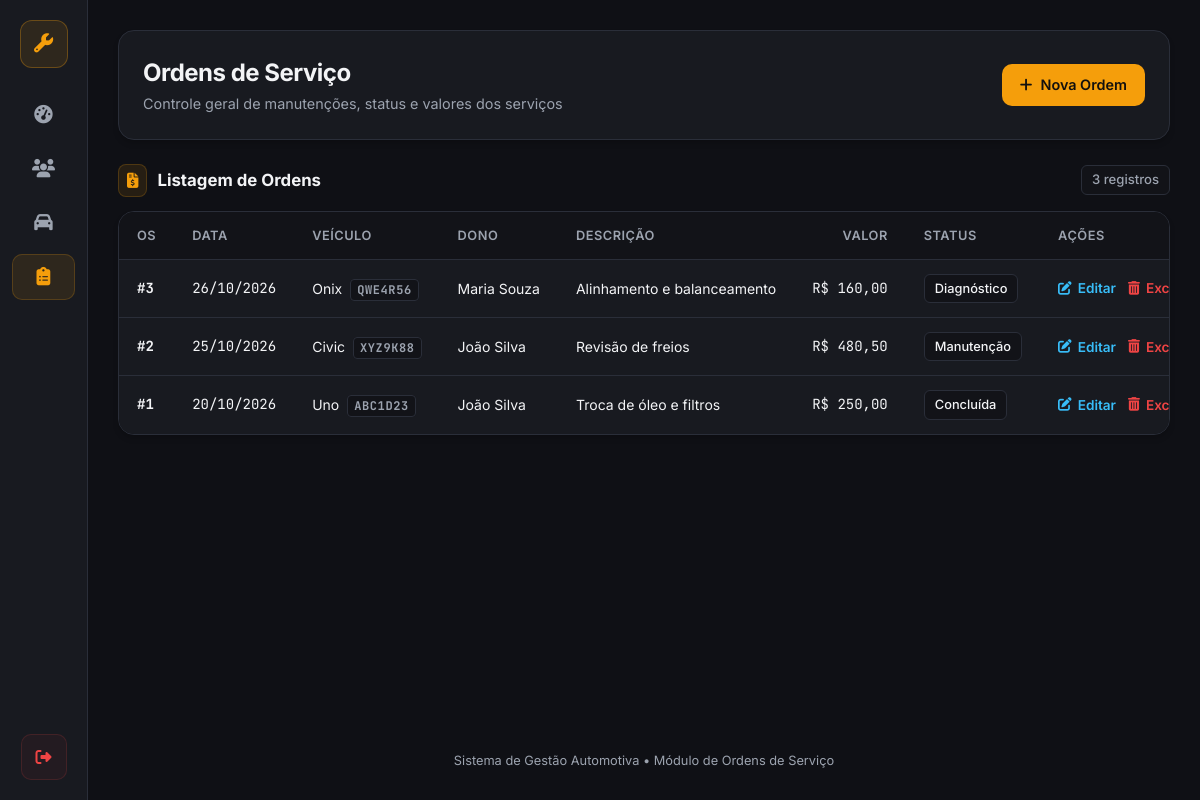
Page /ordens/listar.php (signed in) on the committed database.
### tables this page shows
CREATE TABLE IF NOT EXISTS ordens_servico (
    id INT AUTO_INCREMENT PRIMARY KEY,
    veiculo_id INT NOT NULL,
    descricao VARCHAR(255) NOT NULL,
    valor DECIMAL(10,2) NOT NULL,
    status VARCHAR(20) NOT NULL DEFAULT 'Diagnóstico',
    data_entrada DATE NOT NULL,
    FOREIGN KEY (veiculo_id) REFERENCES veiculos(id)
);

CREATE TABLE IF NOT EXISTS veiculos (
    id INT AUTO_INCREMENT PRIMARY KEY,
    cliente_id INT NOT NULL,
    placa VARCHAR(10) NOT NULL UNIQUE,
    marca VARCHAR(50) NOT NULL,
    modelo VARCHAR(50) NOT NULL,
    ano INT,
    FOREIGN KEY (cliente_id) REFERENCES clientes(id)
);

CREATE TABLE IF NOT EXISTS clientes (
    id INT AUTO_INCREMENT PRIMARY KEY,
    nome VARCHAR(100) NOT NULL,
    telefone VARCHAR(20) NOT NULL,
    email VARCHAR(100)
);

### ordens/listar.php (the view, shortened to what this page needs)
<?php
require_once "../conexao.php";
$sql = "SELECT o.id, o.descricao, o.valor, o.status, o.data_entrada,
               v.placa, v.modelo, c.nome AS dono
        FROM ordens_servico o
        JOIN veiculos v ON o.veiculo_id = v.id
        JOIN clientes c ON v.cliente_id = c.id
        ORDER BY o.data_entrada DESC, o.id DESC";
$ordens = $pdo->query($sql)->fetchAll(PDO::FETCH_ASSOC);
$totalOrdens = count($ordens);
?>
<!DOCTYPE html>
<html lang="pt-br">
<head>
    <link rel="stylesheet" href="https://cdnjs.cloudflare.com/ajax/libs/font-awesome/6.5.1/css/all.min.css">
</head>
<body>
<div class="app">
    <aside class="rail">
        <a href="../index.php" class="rail-logo" title="Oficina Mecânica" aria-label="Oficina Mecânica"><i class="fa-solid fa-wrench"></i></a>
        <nav class="rail-nav" aria-label="Navegação principal">
            <a href="../index.php" title="Painel" aria-label="Painel"><i class="fa-solid fa-gauge-high"></i></a>
            <a href="../clientes/listar.php" title="Clientes" aria-label="Clientes"><i class="fa-solid fa-users"></i></a>
            <a href="../veiculos/listar.php" title="Veículos" aria-label="Veículos"><i class="fa-solid fa-car"></i></a>
            <a href="listar.php" class="active" title="Ordens de Serviço" aria-label="Ordens de Serviço" aria-current="page"><i class="fa-solid fa-clipboard-list"></i></a>
        </nav>
        <a href="../logout.php" class="rail-out" title="Sair do Sistema" aria-label="Sair"><i class="fa-solid fa-right-from-bracket"></i></a>
    </aside>
    <main class="main">
        <div class="head">
            <div>
                <h1>Ordens de Serviço</h1>
                <p>Controle geral de manutenções, status e valores dos serviços</p>
            </div>
            <a href="cadastrar.php" class="btn-primary">
                <i class="fa-solid fa-plus"></i> Nova Ordem
            </a>
        </div>
        <section>
            <div class="sec-title">
                <i class="fa-solid fa-file-invoice-dollar"></i> Listagem de Ordens
                <span class="aux"><?= $totalOrdens ?> registros</span>
            </div>
            <div class="box tbl-wrap">
                <table>
                    <thead>
                        <tr>
                            <th>OS</th>
                            <th>Data</th>
                            <th>Veículo</th>
                            <th>Dono</th>
                            <th>Descrição</th>
                            <th class="num">Valor</th>
                            <th>Status</th>
                            <th>Ações</th>
                        </tr>
                    </thead>
                    <tbody>
                        <?php if (empty($ordens)): ?>
                            <tr><td colspan="8" class="vazio">Nenhuma ordem de serviço registrada no momento.</td></tr>
                        <?php else: ?>
                            <?php foreach ($ordens as $o): ?>
                                <tr>
                                    <td class="mono"><b>#<?= (int)$o['id'] ?></b></td>
                                    <td class="mono"><?= date("d/m/Y", strtotime($o['data_entrada'])) ?></td>
                                    <td>
                                        <?= htmlspecialchars($o['modelo']) ?>
                                        <span class="plate"><?= htmlspecialchars($o['placa']) ?></span>
                                    </td>
                                    <td><?= htmlspecialchars($o['dono']) ?></td>
                                    <td><?= htmlspecialchars($o['descricao']) ?></td>
                                    <td class="num mono">R$ <?= number_format($o['valor'], 2, ',', '.') ?></td>
                                    <td><span class="st"><?= htmlspecialchars($o['status']) ?></span></td>
                                    <td>
                                        <div class="actions-cell">
                                            <a href="editar.php?id=<?= $o['id'] ?>" class="action-link action-edit" title="Editar OS">
                                                <i class="fa-solid fa-pen-to-square"></i> Editar
                                            </a>
                                            <a href="excluir.php?id=<?= $o['id'] ?>" class="action-link action-delete" onclick="return confirm('Tem certeza que deseja excluir esta ordem?')" title="Excluir OS">
                                                <i class="fa-solid fa-trash-can"></i> Excluir
                                            </a>
                                        </div>
                                    </td>
                                </tr>
                            <?php endforeach; ?>
                        <?php endif; ?>
                    </tbody>
                </table>
            </div>
        </section>
        <div class="foot">Sistema de Gestão Automotiva &bull; Módulo de Ordens de Serviço</div>
    </main>
</div>
</body>
</html>

### ordens/listar.php (style rules this page uses)
:root { --canvas: #0f1015; --card: #181a20; --text: #f3f4f6; --muted: #9ca3af; --accent: #f59e0b; --accent-hover: #d97706; --cyan: #38bdf8; --red: #ef4444; --green: #10b981; --line: #2a2e39; --mono: 'JetBrains Mono', monospace; --sans: 'Inter', sans-serif; }
* { box-sizing: border-box; margin: 0; padding: 0; }
body { font-family: var(--sans); background: var(--canvas); color: var(--text); line-height: 1.5; }
a { color: inherit; text-decoration: none; }
.mono { font-family: var(--mono); }
.app { display: grid; grid-template-columns: 88px minmax(0, 1fr); min-height: 100vh; }
.rail { position: sticky; top: 0; height: 100vh; display: flex; flex-direction: column; align-items: center; gap: 16px; padding: 20px 0; background: var(--card); border-right: 1px solid var(--line); z-index: 10; }
.rail-logo { width: 48px; height: 48px; display: grid; place-items: center; background: rgba(245, 158, 11, 0.1); border: 1px solid rgba(245, 158, 11, 0.3); border-radius: 12px; color: var(--accent); font-size: 1.2rem; margin-bottom: 8px; transition: transform 0.2s; }
.rail-nav { display: flex; flex-direction: column; gap: 8px; width: 100%; padding: 0 12px; }
.rail-nav a { position: relative; height: 46px; display: flex; align-items: center; justify-content: center; color: var(--muted); font-size: 1.15rem; border-radius: 10px; transition: all 0.2s ease; }
.rail-nav a.active { color: var(--accent); background: rgba(245, 158, 11, 0.1); border: 1px solid rgba(245, 158, 11, 0.2); }
.rail-out { margin-top: auto; width: 46px; height: 46px; display: grid; place-items: center; color: var(--red); background: rgba(239, 68, 68, 0.05); border: 1px solid rgba(239, 68, 68, 0.15); border-radius: 10px; transition: all 0.2s; }
.main { padding: 30px; min-width: 0; display: flex; flex-direction: column; gap: 24px; }
.head { display: flex; align-items: center; justify-content: space-between; gap: 16px; flex-wrap: wrap; background: var(--card); padding: 24px; border: 1px solid var(--line); border-radius: 16px; box-shadow: 0 4px 6px -1px rgba(0,0,0,0.2); }
.head h1 { font-size: 1.5rem; font-weight: 700; color: var(--text); letter-spacing: -0.5px; }
.head p { color: var(--muted); font-size: 0.9rem; margin-top: 2px; }
.btn-primary { background-color: var(--accent); color: #12100e; font-weight: 600; border: none; border-radius: 10px; padding: 10px 18px; font-size: 0.9rem; cursor: pointer; transition: background-color 0.2s; display: inline-flex; align-items: center; gap: 8px; text-decoration: none; }
.box { background: var(--card); border: 1px solid var(--line); border-radius: 16px; box-shadow: 0 4px 6px -1px rgba(0,0,0,0.2); }
.sec-title { display: flex; align-items: center; gap: 10px; font-size: 1.05rem; font-weight: 700; margin-bottom: 14px; color: var(--text); }
.sec-title i { color: var(--accent); font-size: 0.95rem; background: rgba(245, 158, 11, 0.1); padding: 8px; border-radius: 8px; border: 1px solid rgba(245, 158, 11, 0.2); }
.sec-title .aux { margin-left: auto; font-weight: 500; font-size: 0.82rem; color: var(--muted); background: #121318; padding: 4px 10px; border-radius: 6px; border: 1px solid var(--line); }
.tbl-wrap { overflow-x: auto; border-radius: 16px; }
table { width: 100%; border-collapse: collapse; font-size: 0.875rem; text-align: left; }
th { font-weight: 600; color: var(--muted); background: #121318; padding: 14px 18px; border-bottom: 1px solid var(--line); white-space: nowrap; font-size: 0.8rem; text-transform: uppercase; letter-spacing: 0.5px; }
td { padding: 14px 18px; border-bottom: 1px solid var(--line); white-space: nowrap; color: var(--text); }
tbody tr:last-child td { border-bottom: 0; }
td.num, th.num { text-align: right; }
.plate { font-family: var(--mono); font-size: 0.75rem; font-weight: 700; letter-spacing: 0.05em; padding: 2px 6px; background: #121318; border: 1px solid var(--line); border-radius: 4px; color: var(--muted); margin-left: 4px; }
.st { display: inline-flex; align-items: center; gap: 8px; font-weight: 500; font-size: 0.8rem; padding: 4px 10px; background: #121318; border: 1px solid var(--line); border-radius: 6px; }
.actions-cell { display: flex; gap: 12px; align-items: center; }
.action-link { font-size: 0.85rem; font-weight: 600; transition: color 0.2s; display: inline-flex; align-items: center; gap: 6px; }
.action-edit { color: var(--cyan); }
.action-delete { color: var(--red); }
.foot { margin-top: auto; padding-top: 10px; text-align: center; color: var(--muted); font-size: 0.8rem; }

### rows in the picture
ordens_servico: id "3", data_entrada "26/10/2026", veiculo.modelo "Onix", veiculo.placa "QWE4R56", clientes.nome "Maria Souza", descricao "Alinhamento e balanceamento", valor "160,00", status "Diagnóstico"
ordens_servico: id "2", data_entrada "25/10/2026", veiculo.modelo "Civic", veiculo.placa "XYZ9K88", clientes.nome "João Silva", descricao "Revisão de freios", valor "480,50", status "Manutenção"
ordens_servico: id "1", data_entrada "20/10/2026", veiculo.modelo "Uno", veiculo.placa "ABC1D23", clientes.nome "João Silva", descricao "Troca de óleo e filtros", valor "250,00", status "Concluída"

### other values in the picture
$totalOrdens "3"
